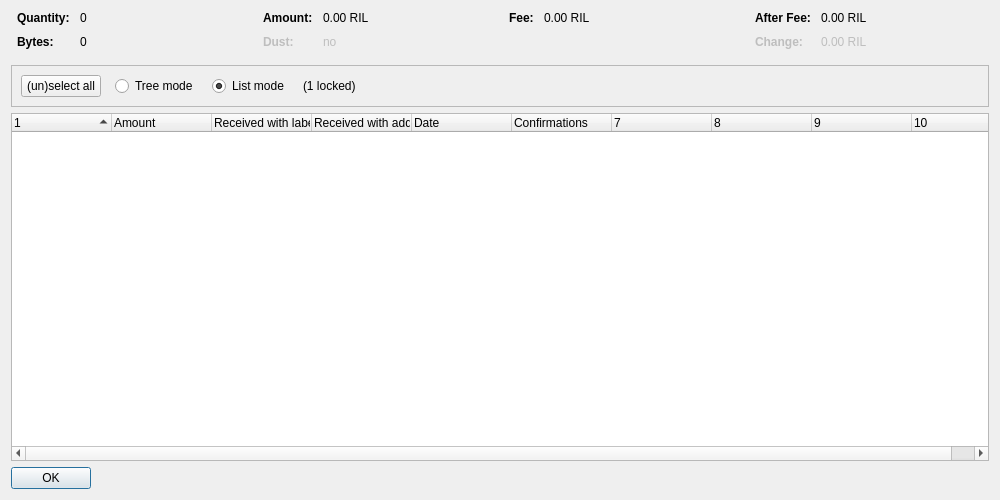
<?xml version="1.0" encoding="UTF-8"?>
<ui version="4.0">
 <class>CoinControlDialog</class>
 <widget class="QDialog" name="CoinControlDialog">
  <property name="geometry">
   <rect>
    <x>0</x>
    <y>0</y>
    <width>1000</width>
    <height>500</height>
   </rect>
  </property>
  <property name="windowTitle">
   <string>Coin Selection</string>
  </property>
  <layout class="QVBoxLayout" name="verticalLayout">
   <item>
    <layout class="QHBoxLayout" name="horizontalLayoutTop" stretch="0,0,0,0">
     <property name="topMargin">
      <number>0</number>
     </property>
     <property name="bottomMargin">
      <number>10</number>
     </property>
     <item>
      <layout class="QFormLayout" name="formLayoutCoinControl1">
       <property name="horizontalSpacing">
        <number>10</number>
       </property>
       <property name="verticalSpacing">
        <number>10</number>
       </property>
       <property name="leftMargin">
        <number>6</number>
       </property>
       <property name="rightMargin">
        <number>6</number>
       </property>
       <item row="0" column="0">
        <widget class="QLabel" name="labelCoinControlQuantityText">
         <property name="font">
          <font>
           <weight>75</weight>
           <bold>true</bold>
          </font>
         </property>
         <property name="text">
          <string>Quantity:</string>
         </property>
        </widget>
       </item>
       <item row="0" column="1">
        <widget class="QLabel" name="labelCoinControlQuantity">
         <property name="cursor">
          <cursorShape>IBeamCursor</cursorShape>
         </property>
         <property name="contextMenuPolicy">
          <enum>Qt::ActionsContextMenu</enum>
         </property>
         <property name="text">
          <string notr="true">0</string>
         </property>
         <property name="textInteractionFlags">
          <set>Qt::LinksAccessibleByMouse|Qt::TextSelectableByKeyboard|Qt::TextSelectableByMouse</set>
         </property>
        </widget>
       </item>
       <item row="1" column="0">
        <widget class="QLabel" name="labelCoinControlBytesText">
         <property name="font">
          <font>
           <weight>75</weight>
           <bold>true</bold>
          </font>
         </property>
         <property name="text">
          <string>Bytes:</string>
         </property>
        </widget>
       </item>
       <item row="1" column="1">
        <widget class="QLabel" name="labelCoinControlBytes">
         <property name="cursor">
          <cursorShape>IBeamCursor</cursorShape>
         </property>
         <property name="contextMenuPolicy">
          <enum>Qt::ActionsContextMenu</enum>
         </property>
         <property name="text">
          <string notr="true">0</string>
         </property>
         <property name="textInteractionFlags">
          <set>Qt::LinksAccessibleByMouse|Qt::TextSelectableByKeyboard|Qt::TextSelectableByMouse</set>
         </property>
        </widget>
       </item>
      </layout>
     </item>
     <item>
      <layout class="QFormLayout" name="formLayoutCoinControl2">
       <property name="horizontalSpacing">
        <number>10</number>
       </property>
       <property name="verticalSpacing">
        <number>10</number>
       </property>
       <property name="leftMargin">
        <number>6</number>
       </property>
       <property name="rightMargin">
        <number>6</number>
       </property>
       <item row="0" column="0">
        <widget class="QLabel" name="labelCoinControlAmountText">
         <property name="font">
          <font>
           <weight>75</weight>
           <bold>true</bold>
          </font>
         </property>
         <property name="text">
          <string>Amount:</string>
         </property>
        </widget>
       </item>
       <item row="0" column="1">
        <widget class="QLabel" name="labelCoinControlAmount">
         <property name="cursor">
          <cursorShape>IBeamCursor</cursorShape>
         </property>
         <property name="contextMenuPolicy">
          <enum>Qt::ActionsContextMenu</enum>
         </property>
         <property name="text">
          <string notr="true">0.00 RIL</string>
         </property>
         <property name="textInteractionFlags">
          <set>Qt::LinksAccessibleByMouse|Qt::TextSelectableByKeyboard|Qt::TextSelectableByMouse</set>
         </property>
        </widget>
       </item>
       <item row="1" column="0">
        <widget class="QLabel" name="labelCoinControlLowOutputText">
         <property name="enabled">
          <bool>false</bool>
         </property>
         <property name="font">
          <font>
           <weight>75</weight>
           <bold>true</bold>
          </font>
         </property>
         <property name="text">
          <string>Dust:</string>
         </property>
        </widget>
       </item>
       <item row="1" column="1">
        <widget class="QLabel" name="labelCoinControlLowOutput">
         <property name="enabled">
          <bool>false</bool>
         </property>
         <property name="cursor">
          <cursorShape>IBeamCursor</cursorShape>
         </property>
         <property name="contextMenuPolicy">
          <enum>Qt::ActionsContextMenu</enum>
         </property>
         <property name="text">
          <string notr="true">no</string>
         </property>
         <property name="textInteractionFlags">
          <set>Qt::LinksAccessibleByMouse|Qt::TextSelectableByKeyboard|Qt::TextSelectableByMouse</set>
         </property>
        </widget>
       </item>
      </layout>
     </item>
     <item>
      <layout class="QFormLayout" name="formLayoutCoinControl3">
       <property name="horizontalSpacing">
        <number>10</number>
       </property>
       <property name="verticalSpacing">
        <number>10</number>
       </property>
       <property name="leftMargin">
        <number>6</number>
       </property>
       <property name="rightMargin">
        <number>6</number>
       </property>
       <item row="0" column="0">
        <widget class="QLabel" name="labelCoinControlFeeText">
         <property name="font">
          <font>
           <weight>75</weight>
           <bold>true</bold>
          </font>
         </property>
         <property name="text">
          <string>Fee:</string>
         </property>
        </widget>
       </item>
       <item row="0" column="1">
        <widget class="QLabel" name="labelCoinControlFee">
         <property name="cursor">
          <cursorShape>IBeamCursor</cursorShape>
         </property>
         <property name="contextMenuPolicy">
          <enum>Qt::ActionsContextMenu</enum>
         </property>
         <property name="text">
          <string notr="true">0.00 RIL</string>
         </property>
         <property name="textInteractionFlags">
          <set>Qt::LinksAccessibleByMouse|Qt::TextSelectableByKeyboard|Qt::TextSelectableByMouse</set>
         </property>
        </widget>
       </item>
      </layout>
     </item>
     <item>
      <layout class="QFormLayout" name="formLayoutCoinControl4">
       <property name="horizontalSpacing">
        <number>10</number>
       </property>
       <property name="verticalSpacing">
        <number>10</number>
       </property>
       <property name="leftMargin">
        <number>6</number>
       </property>
       <property name="rightMargin">
        <number>6</number>
       </property>
       <item row="0" column="0">
        <widget class="QLabel" name="labelCoinControlAfterFeeText">
         <property name="font">
          <font>
           <weight>75</weight>
           <bold>true</bold>
          </font>
         </property>
         <property name="text">
          <string>After Fee:</string>
         </property>
        </widget>
       </item>
       <item row="0" column="1">
        <widget class="QLabel" name="labelCoinControlAfterFee">
         <property name="cursor">
          <cursorShape>IBeamCursor</cursorShape>
         </property>
         <property name="contextMenuPolicy">
          <enum>Qt::ActionsContextMenu</enum>
         </property>
         <property name="text">
          <string notr="true">0.00 RIL</string>
         </property>
         <property name="textInteractionFlags">
          <set>Qt::LinksAccessibleByMouse|Qt::TextSelectableByKeyboard|Qt::TextSelectableByMouse</set>
         </property>
        </widget>
       </item>
       <item row="1" column="0">
        <widget class="QLabel" name="labelCoinControlChangeText">
         <property name="enabled">
          <bool>false</bool>
         </property>
         <property name="font">
          <font>
           <weight>75</weight>
           <bold>true</bold>
          </font>
         </property>
         <property name="text">
          <string>Change:</string>
         </property>
        </widget>
       </item>
       <item row="1" column="1">
        <widget class="QLabel" name="labelCoinControlChange">
         <property name="enabled">
          <bool>false</bool>
         </property>
         <property name="cursor">
          <cursorShape>IBeamCursor</cursorShape>
         </property>
         <property name="contextMenuPolicy">
          <enum>Qt::ActionsContextMenu</enum>
         </property>
         <property name="text">
          <string notr="true">0.00 RIL</string>
         </property>
         <property name="textInteractionFlags">
          <set>Qt::LinksAccessibleByMouse|Qt::TextSelectableByKeyboard|Qt::TextSelectableByMouse</set>
         </property>
        </widget>
       </item>
      </layout>
     </item>
    </layout>
   </item>
   <item>
    <widget class="QFrame" name="frame">
     <property name="minimumSize">
      <size>
       <width>0</width>
       <height>40</height>
      </size>
     </property>
     <property name="frameShape">
      <enum>QFrame::StyledPanel</enum>
     </property>
     <property name="frameShadow">
      <enum>QFrame::Sunken</enum>
     </property>
     <layout class="QHBoxLayout" name="horizontalLayout">
      <item>
       <layout class="QHBoxLayout" name="horizontalLayoutPanel" stretch="0,0,0,0,0">
        <property name="spacing">
         <number>14</number>
        </property>
        <item>
         <widget class="QPushButton" name="pushButtonSelectAll">
          <property name="sizePolicy">
           <sizepolicy hsizetype="Maximum" vsizetype="Fixed">
            <horstretch>0</horstretch>
            <verstretch>0</verstretch>
           </sizepolicy>
          </property>
          <property name="text">
           <string>(un)select all</string>
          </property>
          <property name="autoDefault">
           <bool>false</bool>
          </property>
         </widget>
        </item>
        <item>
         <widget class="QRadioButton" name="radioTreeMode">
          <property name="sizePolicy">
           <sizepolicy hsizetype="Maximum" vsizetype="Fixed">
            <horstretch>0</horstretch>
            <verstretch>0</verstretch>
           </sizepolicy>
          </property>
          <property name="text">
           <string>Tree mode</string>
          </property>
         </widget>
        </item>
        <item>
         <widget class="QRadioButton" name="radioListMode">
          <property name="sizePolicy">
           <sizepolicy hsizetype="Maximum" vsizetype="Fixed">
            <horstretch>0</horstretch>
            <verstretch>0</verstretch>
           </sizepolicy>
          </property>
          <property name="text">
           <string>List mode</string>
          </property>
          <property name="checked">
           <bool>true</bool>
          </property>
         </widget>
        </item>
        <item>
         <widget class="QLabel" name="labelLocked">
          <property name="text">
           <string notr="true">(1 locked)</string>
          </property>
         </widget>
        </item>
        <item>
         <spacer name="horizontalSpacer">
          <property name="orientation">
           <enum>Qt::Horizontal</enum>
          </property>
          <property name="sizeHint" stdset="0">
           <size>
            <width>40</width>
            <height>20</height>
           </size>
          </property>
         </spacer>
        </item>
       </layout>
      </item>
     </layout>
    </widget>
   </item>
   <item>
    <widget class="CoinControlTreeWidget" name="treeWidget">
     <property name="contextMenuPolicy">
      <enum>Qt::CustomContextMenu</enum>
     </property>
     <property name="sortingEnabled">
      <bool>false</bool>
     </property>
     <property name="columnCount">
      <number>10</number>
     </property>
     <attribute name="headerShowSortIndicator" stdset="0">
      <bool>true</bool>
     </attribute>
     <attribute name="headerStretchLastSection">
      <bool>false</bool>
     </attribute>
     <column>
      <property name="text">
       <string/>
      </property>
     </column>
     <column>
      <property name="text">
       <string>Amount</string>
      </property>
     </column>
     <column>
      <property name="text">
       <string>Received with label</string>
      </property>
     </column>
     <column>
      <property name="text">
       <string>Received with address</string>
      </property>
     </column>
     <column>
      <property name="text">
       <string>Date</string>
      </property>
     </column>
     <column>
      <property name="text">
       <string>Confirmations</string>
      </property>
      <property name="toolTip">
       <string>Confirmed</string>
      </property>
     </column>
     <column>
      <property name="text">
       <string/>
      </property>
     </column>
     <column>
      <property name="text">
       <string/>
      </property>
     </column>
     <column>
      <property name="text">
       <string/>
      </property>
     </column>
     <column>
      <property name="text">
       <string/>
      </property>
     </column>
    </widget>
   </item>
   <item>
    <widget class="QDialogButtonBox" name="buttonBox">
     <property name="sizePolicy">
      <sizepolicy hsizetype="Maximum" vsizetype="Fixed">
       <horstretch>0</horstretch>
       <verstretch>0</verstretch>
      </sizepolicy>
     </property>
     <property name="orientation">
      <enum>Qt::Horizontal</enum>
     </property>
     <property name="standardButtons">
      <set>QDialogButtonBox::Ok</set>
     </property>
    </widget>
   </item>
  </layout>
 </widget>
 <customwidgets>
  <customwidget>
   <class>CoinControlTreeWidget</class>
   <extends>QTreeWidget</extends>
   <header>qt/coincontroltreewidget.h</header>
  </customwidget>
 </customwidgets>
 <resources/>
 <connections/>
</ui>
